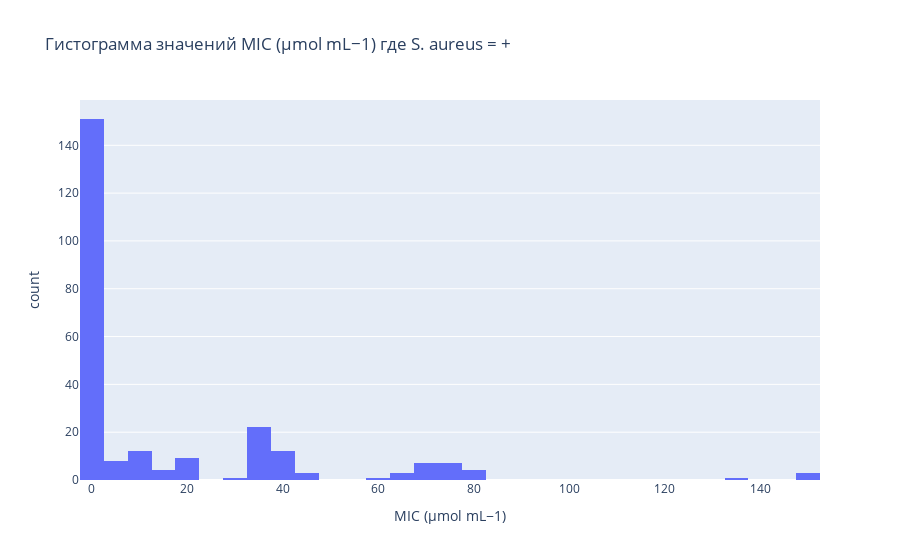

The notebook cell this image was saved under:
### Code cell
fig = px.histogram(filtered_data, x="MIC (µmol mL−1)", nbins=30, title="Гистограмма значений MIC (µmol mL−1) где S. aureus = +")
fig.show()

# ДЛЯ МОЛЬ

### Figure 1 — Plotly figure (JSON) as saved in the notebook; plotly's stock layout.template omitted (floating-point values rounded to 4 significant figures; data arrays with more than 128 entries replaced by an {"elided": "..."} marker saying what was removed)
{"data": [{"alignmentgroup": "True", "bingroup": "x", "hovertemplate": "MIC (µmol mL−1)=%{x}<br>count=%{y}<extra></extra>", "legendgroup": "", "marker": {"color": "#636efa", "pattern": {"shape": ""}}, "name": "", "nbinsx": 30, "offsetgroup": "", "orientation": "v", "showlegend": false, "type": "histogram", "x": {"elided": "932 float values"}, "xaxis": "x", "yaxis": "y"}], "layout": {"barmode": "relative", "legend": {"tracegroupgap": 0}, "title": {"text": "Гистограмма значений MIC (µmol mL−1) где S. aureus = +"}, "xaxis": {"anchor": "y", "domain": [0, 1], "title": {"text": "MIC (µmol mL−1)"}}, "yaxis": {"anchor": "x", "domain": [0, 1], "title": {"text": "count"}}}}
